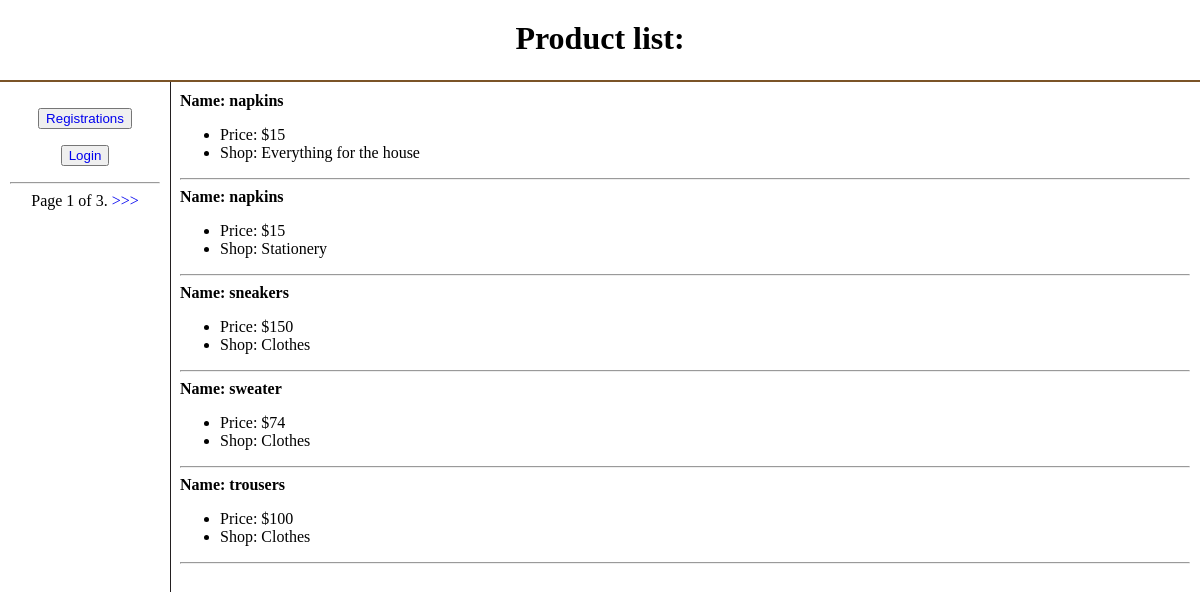
The page / on the database its author committed.
### marketplace/models.py (models this page shows, shortened)
class Shop(models.Model):
	name = models.CharField(max_length=100, null=False, blank=False)
	description = models.TextField(blank=True)

class Product(models.Model):
	shop = models.ManyToManyField(Shop)
	name = models.CharField(max_length=100, null=False, blank=False)
	price = models.IntegerField(null=False, blank=False)
	product_count = models.IntegerField(null=False, blank=False)
	quantity_sold = models.IntegerField(default=0)

### marketplace/views.py (the view, shortened to what this page needs)
# urls.py: path('', main_page_view, name='main'),
def main_page_view(request: HttpRequest) -> HttpResponse:
	product = Product.objects.prefetch_related('shop').only('name', 'price', 'shop__name').all()
	paginator = Paginator(object_list=product, per_page=4)
	page_number = request.GET.get('page')
	page_obj = paginator.get_page(page_number)
	context = {
		'page_obj': page_obj
	}
	return render(request, 'marketplace/main.html', context=context)

### marketplace/templates/marketplace/main.html (shortened to what this page needs)
<!DOCTYPE html>
<html lang="en">
<head>
</head>
<div id="header"><h1>Product list:</h1></div>
<div id="sidebar">
<p style="text-align: center"><button type="submit"><a href="{% url 'users:register' %}">Registrations</a> </button></p>
    {% if request.user.is_authenticated %}
        <p style="text-align: center"><button type="submit"><a href="{% url 'users:account' %}">Account</a> </button></p>
        <p style="text-align: center"><button type="submit"><a href="{% url 'marketplace:basket' %}">Basket</a></button></p>
        <p style="text-align: center"><button type="submit"><a href="{% url 'marketplace:sales_report' %}">Sales report</a></button></p>
    {% else %}
        <p style="text-align: center"><button type="submit"><a href="{% url 'users:login' %}">Login</a> </button></p>
    {% endif %}
<hr>
    <nav class="pagination" style="text-align: center">
        <span class="step-links">
            <span class="current">
                Page {{ page_obj.number }} of {{ page_obj.paginator.num_pages }}.
            </span>
            {% if page_obj.has_next %}
                <a href="?page={{ page_obj.next_page_number }}">>>></a>
            {% endif %}
        </span>
    </nav>
</div>
<body>
<div id="content">
{% for product in page_obj %}
    {% for shop in product.shop.all %}
        <b>Name: {{ product.name }}</b>
        <ul>
            <li>Price: ${{ product.price }}</li>
            <li>Shop: {{ shop.name }}</li>
        </ul>
        <hr>
    {% endfor %}
{% endfor %}
</div>
</body>
</html>

### marketplace/templates/marketplace/main.html (style rules this page uses)
body { margin: 0; }
#sidebar, #content { position: absolute; }
#sidebar, #content { overflow: auto; padding: 10px; }
#header { height: 80px; border-bottom: 2px solid #7B5427; text-align: center; }
#header h1 { padding: 20px; margin: 0; }
#sidebar { width: 150px; border-right: 1px solid #231F20; top: 82px; bottom: 0; }
#content { top: 82px; left: 170px; bottom: 0; right: 0; }
a { text-decoration: none; }

### rows shown on the page
Product: name "napkins", price "15"
Shop: name "Everything for the house"
Shop: name "Stationery"
Product: name "sneakers", price "150"
Shop: name "Clothes"
Product: name "sweater", price "74"
Product: name "trousers", price "100"

### other values the page prints
{{ page_obj.number }} "1"
{{ page_obj.paginator.num_pages }} "3"
